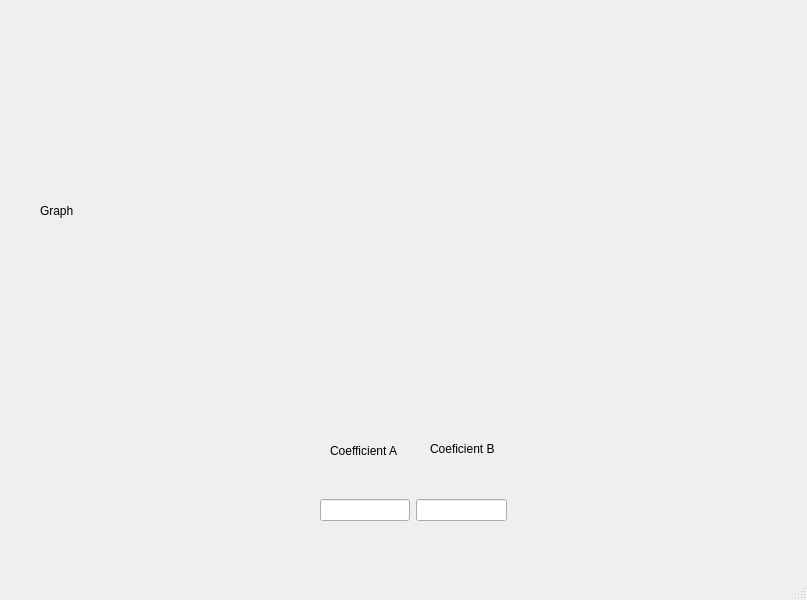
<?xml version="1.0" encoding="UTF-8"?>
<ui version="4.0">
 <class>MainWindow</class>
 <widget class="QMainWindow" name="MainWindow">
  <property name="geometry">
   <rect>
    <x>0</x>
    <y>0</y>
    <width>807</width>
    <height>600</height>
   </rect>
  </property>
  <property name="windowTitle">
   <string>MainWindow</string>
  </property>
  <widget class="QWidget" name="centralwidget">
   <widget class="QWidget" name="horizontalLayoutWidget">
    <property name="geometry">
     <rect>
      <x>320</x>
      <y>470</y>
      <width>187</width>
      <height>80</height>
     </rect>
    </property>
    <layout class="QHBoxLayout" name="horizontalLayout">
     <item>
      <widget class="QLineEdit" name="lineEdit"/>
     </item>
     <item>
      <widget class="QLineEdit" name="lineEdit_2"/>
     </item>
    </layout>
   </widget>
   <widget class="QLabel" name="label">
    <property name="geometry">
     <rect>
      <x>40</x>
      <y>30</y>
      <width>751</width>
      <height>361</height>
     </rect>
    </property>
    <property name="text">
     <string>Graph</string>
    </property>
   </widget>
   <widget class="QLabel" name="label_2">
    <property name="geometry">
     <rect>
      <x>330</x>
      <y>410</y>
      <width>81</width>
      <height>81</height>
     </rect>
    </property>
    <property name="text">
     <string>Coefficient A</string>
    </property>
   </widget>
   <widget class="QLabel" name="label_3">
    <property name="geometry">
     <rect>
      <x>430</x>
      <y>410</y>
      <width>71</width>
      <height>78</height>
     </rect>
    </property>
    <property name="text">
     <string>Coeficient B</string>
    </property>
   </widget>
  </widget>
  <widget class="QMenuBar" name="menubar">
   <property name="geometry">
    <rect>
     <x>0</x>
     <y>0</y>
     <width>807</width>
     <height>22</height>
    </rect>
   </property>
  </widget>
  <widget class="QStatusBar" name="statusbar"/>
 </widget>
 <resources/>
 <connections/>
</ui>
